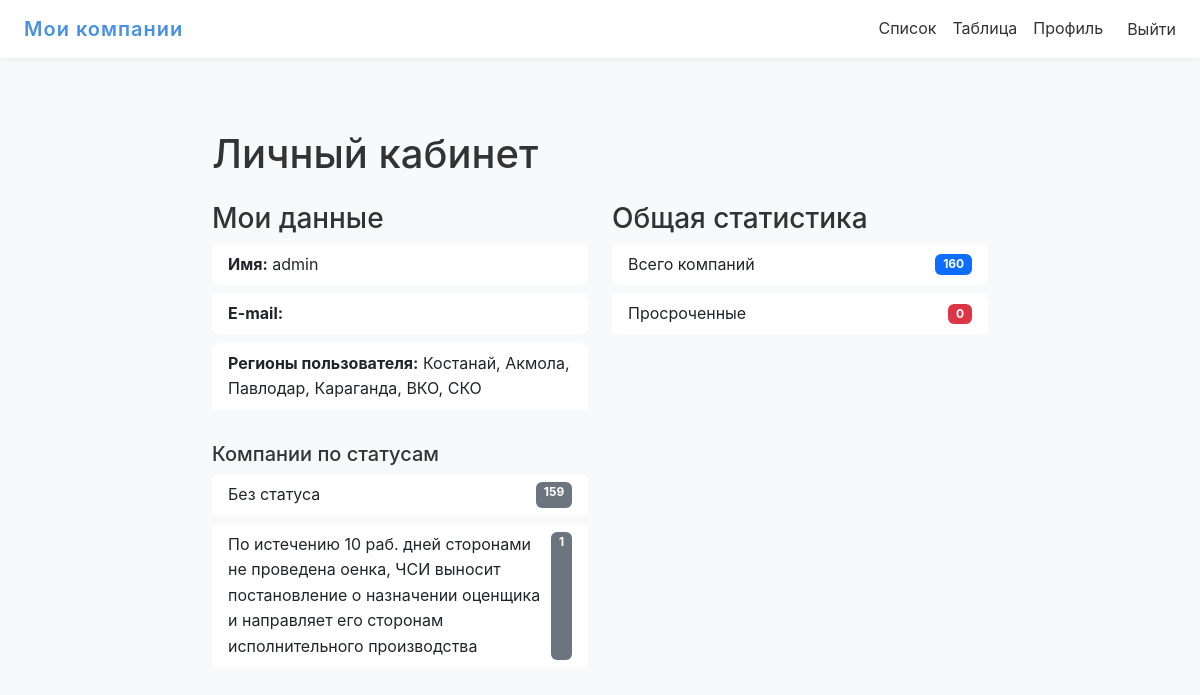
/profile/ (signed in), run on the app's committed database.
### main/models.py (models this page shows, shortened)
class Region(models.Model):
    code = models.CharField(
        "Код региона",
        max_length=3,
        unique=True,
        choices=REGION_CHOICES
    )
    name = models.CharField("Название региона", max_length=50)
    class Meta:
        verbose_name = "Регион"
        verbose_name_plural = "Регионы"
    def get_code_display(self):
        return dict(REGION_CHOICES).get(self.code, self.code)

### main/views.py (the view)
# urls.py: path('profile/', views.profile, name='profile'),
@login_required
def profile(request):
    user = request.user
    if user.is_staff:
        qs = Company.objects.all()
    else:
        user_regions = user.profile.regions.values_list('code', flat=True)
        qs = Company.objects.filter(region__in=user_regions)
    now = timezone.now()
    overdue_list = []
    almost_overdue_list = []
    for c in qs:
        last_hist = c.history.first()
        c.days_in_status = None
        c.is_overdue = False
        c.days_left = None
        if last_hist and c.status and c.status.duration_days:
            passed = count_workdays(last_hist.changed_at, now)
            c.days_in_status = passed
            duration = c.status.duration_days
            if passed > duration:
                c.is_overdue = True
            else:
                c.is_overdue = False
                c.days_left = duration - passed
        if c.is_overdue:
            overdue_list.append(c)
        elif c.days_left is not None and c.days_left <= 1:
            almost_overdue_list.append(c)
    by_status = (
        qs.values('status__name')
          .annotate(count=Count('id'))
          .order_by('status__name')
    )
    total = qs.count()
    overdue = len(overdue_list)
    return render(request, 'main/profile.html', {
        'title':               'Личный кабинет',
        'total':               total,
        'overdue':             overdue,
        'by_status':           by_status,
        'almost_overdue_list': almost_overdue_list,
        'overdue_list':        overdue_list,
    })

### main/views.py (called while the page is built)
def count_workdays(start_dt, end_dt):
    start_date = start_dt.date()
    end_date = end_dt.date()
    workdays = 0
    current = start_date
    while current < end_date:
        if current.weekday() < 5:
            workdays += 1
        current += timedelta(days=1)
    return workdays

### main/templates/main/profile.html (shortened to what this page needs)
{% extends 'main/base.html' %}
{% block content %}
<div class="container py-5" style="max-width:800px;">
  <h1 class="mb-4">Личный кабинет</h1>
  <div class="row">
    <div class="col-md-6">
      <h3>Мои данные</h3>
      <ul class="list-group mb-4">
        <li class="list-group-item">
          <strong>Имя:</strong> {{ user.get_full_name|default:user.username }}
        </li>
        <li class="list-group-item">
          <strong>E-mail:</strong> {{ user.email }}
        </li>
        <li class="list-group-item">
          <strong>Регионы пользователя:</strong>
          {% if user.profile.regions.exists %}
            {% for reg in user.profile.regions.all %}
              {{ reg.get_code_display }}{% if not forloop.last %}, {% endif %}
            {% endfor %}
          {% else %}
            <span class="text-muted">Не указаны</span>
          {% endif %}
        </li>
      </ul>
      <h5>Компании по статусам</h5>
      <ul class="list-group mb-4">
        {% for st in by_status %}
          <li class="list-group-item d-flex justify-content-between">
            {{ st.status__name|default:"Без статуса" }}
            <span class="badge bg-secondary">{{ st.count }}</span>
          </li>
        {% empty %}
          <li class="list-group-item text-muted">Нет компаний в системе</li>
        {% endfor %}
      </ul>
    </div>
    <div class="col-md-6">
      <h3>Общая статистика</h3>
      <ul class="list-group mb-4">
        <li class="list-group-item d-flex justify-content-between align-items-center">
          Всего компаний
          <span class="badge bg-primary">{{ total }}</span>
        </li>
        <li class="list-group-item d-flex justify-content-between align-items-center">
          Просроченные
          <span class="badge bg-danger">{{ overdue }}</span>
        </li>
      </ul>
    </div>
  </div>
</div>
{% endblock %}

### main/static/main/css/custom.css (style rules this page uses)
:root { --color-primary: #4a90e2; --color-secondary: #f5f7fa; --color-accent: #50e3c2; --color-danger: #dc3545; --color-warning: #f5a623; --color-success: #7ed321; --color-text: #333333; --radius-sm: 0.25rem; --radius: 0.5rem; --radius-lg: 0.75rem; --shadow-sm: 0 2px 4px rgba(0,0,0,0.05); --shadow-md: 0 4px 12px rgba(0,0,0,0.1); }
body { background-color: var(--color-secondary); color: var(--color-text); font-family: 'Inter', sans-serif; line-height: 1.6; }
.list-group-item { border: none; border-radius: var(--radius); margin-bottom: 0.5rem; transition: background-color 0.2s, box-shadow 0.2s; }

### data on the page
Region: code "Костанай"
Region: code "Акмола"
Region: code "Павлодар"
Region: code "Караганда"
Region: code "ВКО"
Region: code "СКО"

### other printed values
{{ user.get_full_name|default:user.username }} "admin"
{{ st.status__name|default:"Без статуса" }} "Без статуса" "По истечению 10 раб. дней сторонами не проведена оенка, ЧСИ выносит постановление о назначении оценщика и направляет его сторонам исполнительного производства"
{{ st.count }} "159" "1"
{{ total }} "160"
{{ overdue }} "0"
